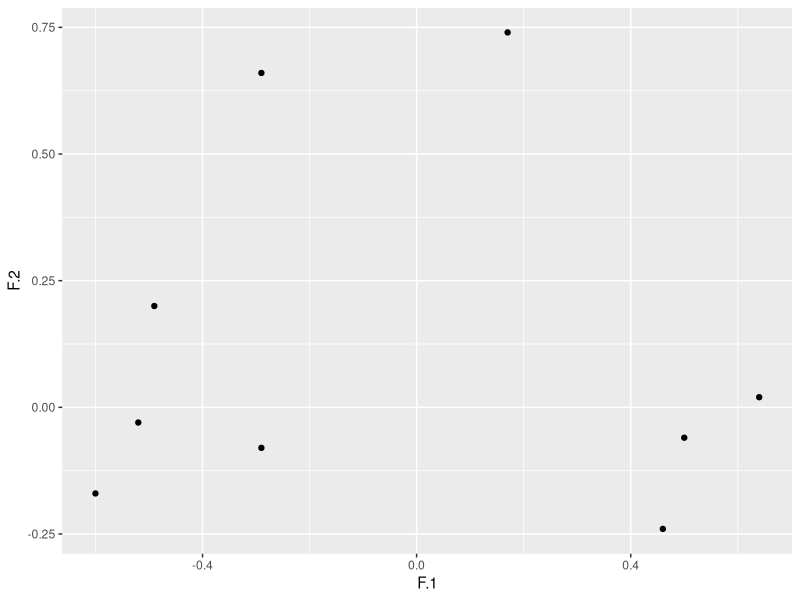
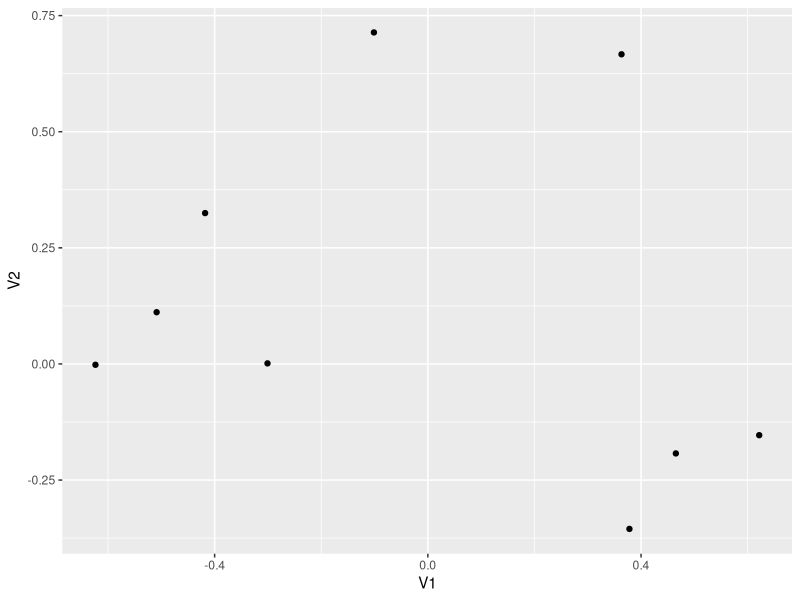

Source code (R) for these figures, in order:
## ---- chunk 1
library(ggplot2)

a <- data.frame(F.1 =c(.64,
                         .5,
                         .46,
                         .17,
                         -.29,
                         -.29,
                         -.49,
                         -.52,
                         -.60),
                  F.2 =c(.02,
                         -.06,
                         -.24,
                         .74,
                         .66,
                         -.08,
                         .20,
                         -.03,
                         -.17)#,
                  # F.3 =c(.16,
                  #        -.10,
                  #        -.19,
                  #        .97,
                  #        -.39,
                  #        .09,
                  #        -.04,
                  #        .42,
                  #        .14)
                )
ggplot(a,
      aes(F.1,F.2)) + geom_point()

## ---- chunk 2
j <- 11.5
x <- pi/j
R <- matrix(c(cos(x),-sin(x),sin(x),cos(x)), ncol = 2, byrow = TRUE)
#R
load <- as.matrix(a)
load %*% R
ggplot(as.data.frame(load %*% R), aes(V1,V2)) + geom_point()

## ---- chunk 3

a <- matrix(c(93.0, 96.0, 97.8, 09, 12, 09, 20,
 88.8, 91.8, 96.8 ,07, 10, 10 ,15,
 95.0, 100.3, 99.0, 08, 12, 09 ,26,
 101.3, 103.8, 106.8, 13, 14, 12 ,29,
 102.0, 107.8 ,103.0, 10, 15, 12, 32,
 95.8, 97.5 ,99.3, 10, 14, 11, 21,
 95.5, 99.5 ,99.0, 09, 12, 09 ,25,
 110.8, 122.0, 115.3, 18, 20, 15, 51,
 102.8, 108.3, 103.8, 10, 17, 13, 31,
 106.8, 120.5, 102.0, 14, 18, 11 ,39,
 103.3, 109.8, 104.0, 12, 17 ,12 ,32,
 99.5, 111.8, 100.3, 10, 18, 08, 31,
 103.5, 112.5, 107.0, 16, 17, 11, 34,
 99.5, 105.5, 102.3, 08, 10, 11 ,34,
 100.0, 107.0, 102.8, 13, 10 ,08, 34,
 81.5, 93.5, 95.0, 07, 09, 05, 16,
 101.3, 105.3, 102.8, 11, 12 ,11 ,32,
 103.3, 110.8, 103.5, 11, 14 ,11, 35,
 95.3, 104.3, 103.0, 05, 14 ,13 ,30,
 99.5, 105.3, 106.3, 17, 17 ,11 ,27,
 88.5, 95.3, 95.8, 10, 12 ,07 ,15,
 99.3, 115.0, 104.3, 05, 11 ,11 ,42,
 87.5, 92.5, 95.8, 09, 09 ,07, 16,
 105.3, 114.0, 105.3, 12, 15, 12 ,37,
 107.0, 121.0, 109.0, 16, 19 ,12 ,39,
 93.3, 102.0, 97.8, 10, 15, 07 ,23,
 106.8, 118.0, 107.3, 14, 16, 12 ,39,
 106.8, 120.0, 104.8, 10, 16 ,11 ,49,
 92.3, 90.8 ,99.8 ,08, 10, 13 ,17,
 106.3, 121.0, 104.5, 09, 17 ,11 ,44,
 106.0, 119.5, 110.5, 18, 15 ,10, 43,
 88.3, 92.8 ,96.8, 13, 11 ,08 ,10,
 96.0, 103.3 ,100.5, 07, 15 ,11 ,27,
 94.3, 94.5 ,99.0, 10, 12 ,11 ,19,
 106.5, 121.5, 110.5, 18, 17 ,10, 42,
 106.5, 115.5, 107.0, 08, 13, 14 ,47,
 92.0, 99.5, 103.5, 18, 16 ,08, 18,
 102.0, 99.8, 103.3, 13, 12 ,14 ,28,
 108.3, 122.3, 108.5, 15, 19, 12 ,41,
 106.8, 119.0, 106.8, 14, 20, 12 ,37,
 102.5, 109.3, 103.8, 09, 17, 13 ,32,
 92.5, 102.5, 99.3, 13, 15 ,06 ,23,
 102.8, 113.8, 106.8, 17, 20 ,10, 32,
 83.3, 87.3, 96.3, 01 ,05, 09 ,15,
 94.8, 101.8, 99.8, 07, 16 ,11, 24,
 103.5, 112.0, 110.8, 18, 13, 12, 37,
 89.5, 96.0, 97.3, 07, 15, 11, 14,
 84.3, 89.8, 94.3, 08, 08, 08, 09,
 104.3, 109.5, 106.5, 14, 12, 12 ,36,
 106.0, 118.5, 105.0, 12, 16, 11 ,39),ncol = 7, byrow = TRUE)

df.a <- as.data.frame(a)
df.a$V1 <- (df.a$V1 - mean(as.data.frame(a)[,1]))/sd(as.data.frame(a)[,1])
df.a$V2 <- (df.a$V2 - mean(as.data.frame(a)[,2]))/sd(as.data.frame(a)[,2])
df.a$V3 <- (df.a$V3 - mean(as.data.frame(a)[,3]))/sd(as.data.frame(a)[,3])
df.a$V4 <- (df.a$V4 - mean(as.data.frame(a)[,4]))/sd(as.data.frame(a)[,4])
df.a$V5 <- (df.a$V5 - mean(as.data.frame(a)[,5]))/sd(as.data.frame(a)[,5])
df.a$V6 <- (df.a$V6 - mean(as.data.frame(a)[,6]))/sd(as.data.frame(a)[,6])
df.a$V7 <- (df.a$V7 - mean(as.data.frame(a)[,7]))/sd(as.data.frame(a)[,7])
matrix.a <- as.matrix(cor(df.a))
eigen(matrix.a)$values
eigen(matrix.a)$vectors

